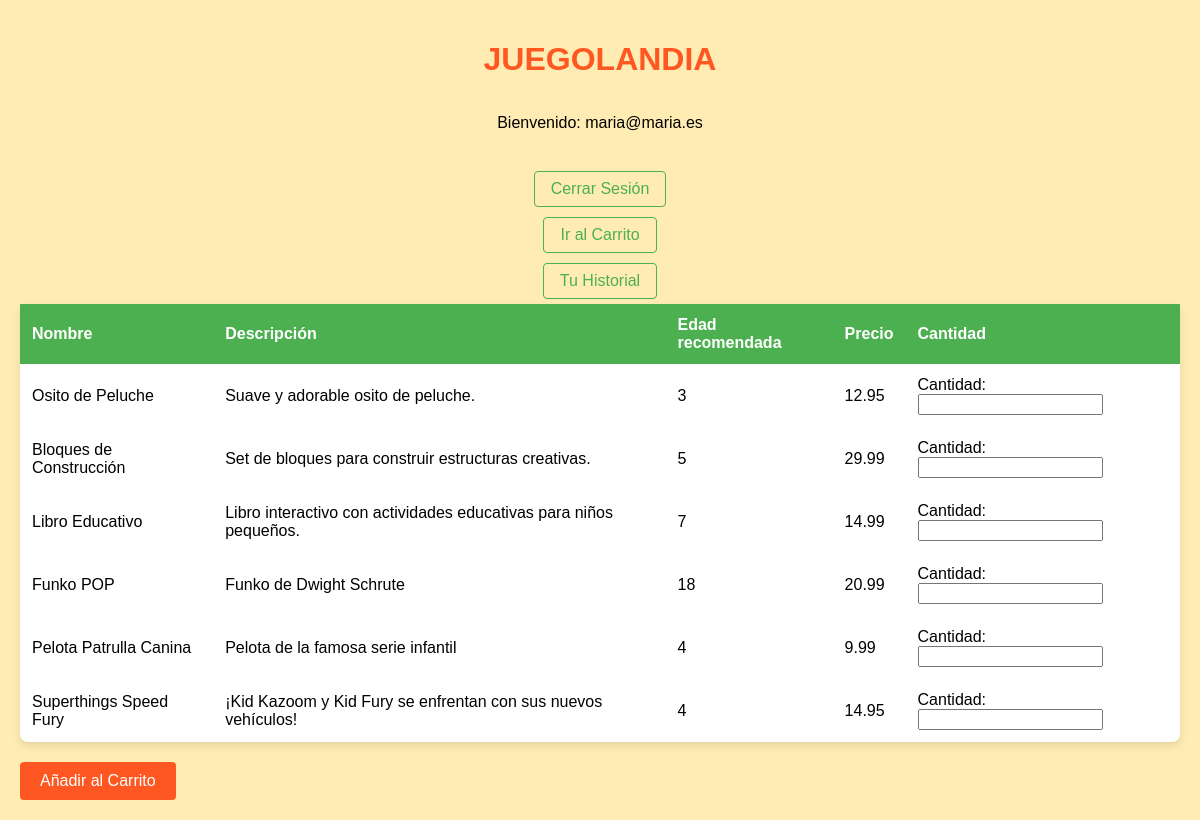
Screenshot of /home (signed in) with the database file from the repository.
### tables this page shows
CREATE TABLE juguetes (
            id_juguete INTEGER PRIMARY KEY AUTOINCREMENT,
            nombre TEXT,
            descripcion TEXT,
            precio FLOAT,
            edad_recomendada INTEGER,
            stock INTEGER,
            ean INTEGER
        );

### Router.php (called while the page is built, shortened)
<?php
     class Router {
        private array $rutas = array();
        public function get(string $ruta, array $accion) : Router{
            $this->rutas['GET'][$ruta] = $accion;
            return $this;
        }
        public function post(string $ruta, array $accion) : Router{
            $this->rutas['POST'][$ruta] = $accion;
            return $this;
        }
        public function resolver_ruta(string $url, string $method){
            $path = parse_url($url)['path'];
            $query = null;
            $path2 = explode("/", $path);
            $ruta = '/'.$path2[count($path2) -1];
            $clase = $this->rutas[$method][$ruta][0];
            $function = $this->rutas[$method][$ruta][1];
            return call_user_func($clase.'::'.$function, $query);
        }
     }
?>

### index.php (called while the page is built, shortened)
<?php
require_once 'Router.php';
require_once 'controller/AuthController.php';
$route = new Router();
$route->get('/',[IndexController::class,'index'])
      ->get('/login', [AuthController::class, 'login'])
      ->get('/register', [AuthController::class, 'register'])
      ->post('/doRegister', [AuthController::class, 'doRegister'])
      ->post('/doLogin', [AuthController::class, 'doLogin'])
      ->get('/home', [AuthController::class, 'home'])
      ->get('/juguetes', [AuthController::class, 'juguete'])
      ->get('/logout', [AuthController::class, 'logout'])
      ->get('/create',[JugueteController::class, 'create'])
      ->post('/save',[JugueteController::class, 'save'])
      ->get('/edit-producto',[JugueteController::class, 'edit'])
      ->post('/update-producto',[JugueteController::class, 'update'])
      ->get('/destroy-producto',[JugueteController::class, 'destroy'])
      ->get('/ver-carrito',[CarritoController::class, 'index'])
      ->post('/comprar-producto',[CarritoController::class, 'create'])
      ->get('/destroy-compras',[CarritoController::class, 'destroy'])
      ->get('/historial-productos',[TicketController::class, 'create'])
      ->get('/mis-compras',[TicketController::class, 'index'])
      ->get('/comprados',[TicketController::class, 'indexAdmin'])
      ->get ('/index-juguetes', [JugueteController::class, 'index']);
$route->resolver_ruta($_SERVER['REQUEST_URI'], $_SERVER['REQUEST_METHOD']);
?>

### model/Juguete.php (called while the page is built, shortened)
<?php
require_once 'db/Database.php';
class Juguete implements Model
{
    public function findComprarJuguetes() : PDOStatement
    {
        $db = Database::conectar();
        $query = "SELECT * FROM juguetes WHERE stock > 0";
        $result = $db->query($query);
        return $result;
    }
}
?>

### db/Database.php (called while the page is built, shortened)
<?php
     class Database {
        public static function desconectar(){
            return null;
        }
}
?>

### views/private/usuario/vistaUser.php (the view, shortened to what this page needs)
<!DOCTYPE html>
<html lang="en">
<head>
    <link rel="stylesheet" href="../asset/css/vistaUser.css">
</head>
<body>
    <main>
        <h1>JUEGOLANDIA</h1>
        <p>Bienvenido: <?php echo $_SESSION['user']['email']; ?></p>
        <br>
        <a href="logout">Cerrar Sesión</a>
        <a href="ver-carrito">Ir al Carrito</a>
        <a href="mis-compras">Tu Historial</a>
        <form action="comprar-producto" method="post" role="form">
            <table>
                <thead>
                    <tr>
                        <th>Nombre</th>
                        <th>Descripción</th>
                        <th>Edad recomendada</th>
                        <th>Precio</th>
                        <th>Cantidad</th>
                    </tr>
                </thead>
                <tbody>
                    <?php foreach ($juguete as $key => $value) : ?>
                        <tr>
                            <td><?php echo $value['nombre']; ?></td>
                            <td><?php echo $value['descripcion']; ?></td>
                            <td><?php echo $value['edad_recomendada']; ?></td>
                            <td><?php echo $value['precio']; ?></td>
                            <td>
                                <label for="cantidad_<?php echo $value['id_juguete']; ?>">Cantidad:</label>
                                <input type="number" name="cantidad[<?php echo $value['id_juguete']; ?>]" min="1">
                            </td>
                        </tr>
                    <?php endforeach; ?>
                </tbody>
            </table>
            <button type="submit">Añadir al Carrito</button>
        </form>
    </main>
</body>
</html>

### asset/css/vistaUser.css (style rules this page uses)
body { margin: 0; padding: 0; font-family: 'Comic Sans MS', cursive, sans-serif; background-color: #ffecb3; }
main { display: flex; flex-direction: column; align-items: center; padding: 20px; }
h1 { margin-bottom: 20px; text-align: center; color: #ff5722; }
table { width: 100%; border-collapse: collapse; background-color: #ffffff; border-radius: 8px; box-shadow: 0 4px 8px rgba(0, 0, 0, 0.1); }
th, td { padding: 12px; text-align: left; }
th { background-color: #4caf50; color: #fff; }
a { text-decoration: none; color: #4caf50; padding: 8px 16px; margin: 5px; border: 1px solid #4caf50; border-radius: 4px; display: inline-block; }
button { background-color: #ff5722; color: #ffffff; padding: 10px 20px; font-size: 16px; border: none; border-radius: 4px; cursor: pointer; margin-top: 20px; }

### rows the page displays
juguetes: nombre "Osito de Peluche", descripcion "Suave y adorable osito de peluche.", edad_recomendada "3", precio "12.95"
juguetes: nombre "Bloques de Construcción", descripcion "Set de bloques para construir estructuras creativas.", edad_recomendada "5", precio "29.99"
juguetes: nombre "Libro Educativo", descripcion "Libro interactivo con actividades educativas para niños pequeños.", edad_recomendada "7", precio "14.99"
juguetes: nombre "Funko POP", descripcion "Funko de Dwight Schrute", edad_recomendada "18", precio "20.99"
juguetes: nombre "Pelota Patrulla Canina", descripcion "Pelota de la famosa serie infantil", edad_recomendada "4", precio "9.99"
juguetes: nombre "Superthings Speed Fury", descripcion "¡Kid Kazoom y Kid Fury se enfrentan con sus nuevos vehículos!", edad_recomendada "4", precio "14.95"

### other values shown
$_SESSION['user']['email'] "maria@maria.es"
